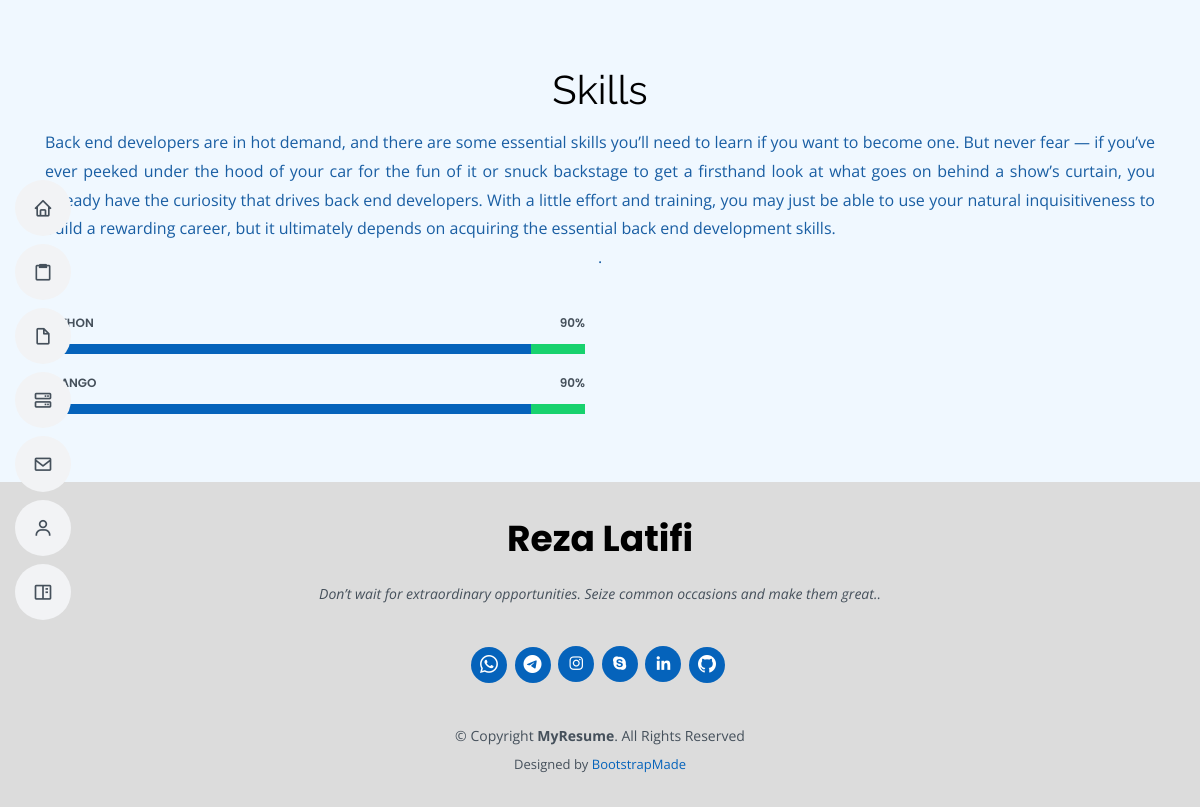
Page /skill on the committed database.
### website/models.py (models this page shows, shortened)
class Skill(models.Model):
    author = models.ForeignKey(User,on_delete=models.SET_NULL,null=True)
    title = models.TextField()

class My_Skill(models.Model):
    author = models.ForeignKey(Skill,on_delete=models.SET_NULL,null=True)
    skill = models.CharField(max_length=20)
    percent = models.PositiveIntegerField(default=0)

### website/views.py (the view)
# urls.py: path('skill',skill_view, name ='skill'),
def skill_view(request):
    info  = Skill.objects.all().first()
    skills = My_Skill.objects.all()
    context = {'skills':skills,'info':info}
    return render(request ,'website/skill.html',context)

### context_processors/context_processors.py (called while the page is built)
def MYInformation(request):
    myinformations = Information.objects.all().first()
    year,month,day = get_data(myinformations.birthday.day,myinformations.birthday.month,myinformations.birthday.year)
    return {'myinformations':myinformations,"year":year} #"month":month,"day":day

### website/Calculation_age.py (called while the page is built)
def calculate_age(birth_date, current_date):
    years = current_date.year - birth_date.year
    months = current_date.month - birth_date.month
    days = current_date.day - birth_date.day
    if days < 0:
        months -= 1
        days += get_days_in_month(birth_date.month, birth_date.year)
    if months < 0:
        years -= 1
        months += 12
    return years, months, days

def get_days_in_month(month, year):
    if month == 2:  # February
        if year % 4 == 0 and (year % 100 != 0 or year % 400 == 0):
            return 29  # Leap year
        else:
            return 28
    elif month in [4, 6, 9, 11]:  # April, June, September, November
        return 30
    else:
        return 31

def get_data(birth_day,birth_month,birth_year):
    current_date = date.today()
    birth_date = date(birth_year, birth_month, birth_day)
    if birth_date <= current_date:
        age_years, age_months, age_days = calculate_age(birth_date, current_date)
        return age_years,age_months,age_days
    else:
        return None

### templates/website/skill.html (shortened to what this page needs)
{% extends 'base.html'%}
{% load static %}
{% block content%}
    <section id="skills" class="skills section-bg">
        <div class="container">
          <div class="section-title">
            <h1>Skills</h1>
            <p>{{info.title|safe}}.</p>
          </div>
          <div class="row skills-content">
            <div class="col-lg-6" data-aos="fade-up">
              {% for sk in skills %}
              <div class="progress">
                <span class="skill">{{sk.skill}} <i class="val">{{sk.percent}}%</i></span>
                <div class="progress-bar-wrap">
                  <div class="progress-bar" role="progressbar" aria-valuenow="{{sk.percent}}" aria-valuemin="0" aria-valuemax="{{sk.percent}}"></div>
                </div>
              </div>
              {% endfor %}
          </div>
        </div>
      </section>
      {% endblock %}

### static/website/css/style.css (style rules this page uses)
body { font-family: "Open Sans", sans-serif; color: #195ea3; }
h1, h2, h3, h4, h5, h6 { font-family: "Raleway", sans-serif; }
section { padding: 60px 0; overflow: hidden; }
.section-title { text-align: center; padding-bottom: 30px; }
.section-title p { margin-bottom: 0; }
.skills .progress { height: 60px; display: block; background: none; border-radius: 0; }
.skills .progress .skill { padding: 10px 0; margin: 0; text-transform: uppercase; display: block; font-weight: 600; font-family: "Poppins", sans-serif; color: #45505b; }
.skills .progress .skill .val { float: right; font-style: normal; }
.skills .progress-bar-wrap { background :#18d26e }
.skills .progress-bar { width: 1px; height: 10px; transition: 0.9s; background-color: #0563bb; }

### rows in the picture
Skill: title "Back end developers are in hot demand, and there are some essential skills you’ll need to learn if you want to become one. But never fear — if you’ve ever peeked under the hood of your car for the fun of it or snuck backstage to get a firsthand look at what goes on behind a show’s curtain, you already have the curiosity that drives back end developers. With a little effort and training, you may just be able to use your natural inquisitiveness to build a rewarding career, but it ultimately depends on acquiring the essential back end development skills."
My_Skill: skill "PYTHON", percent "90"
My_Skill: skill "DJANGO", percent "90"
